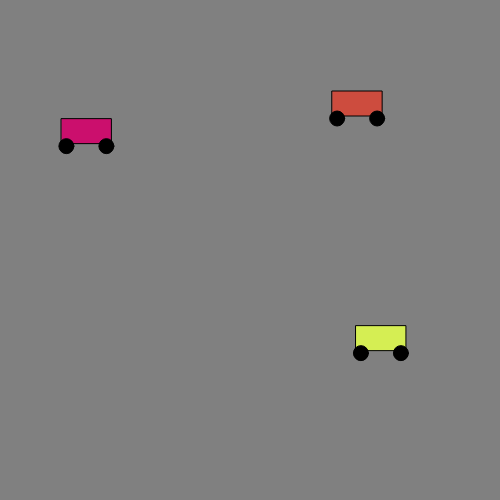
Frame 1 (no input)
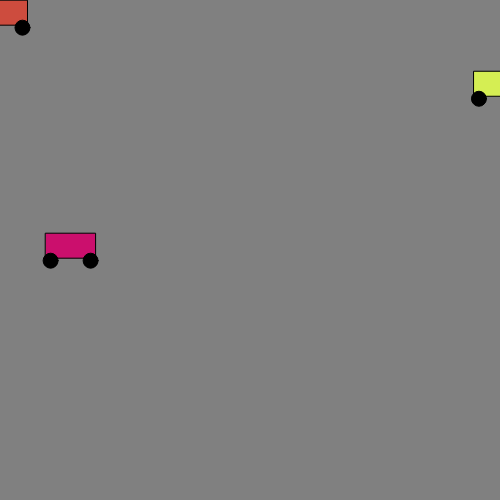
Frame 60 (no input)
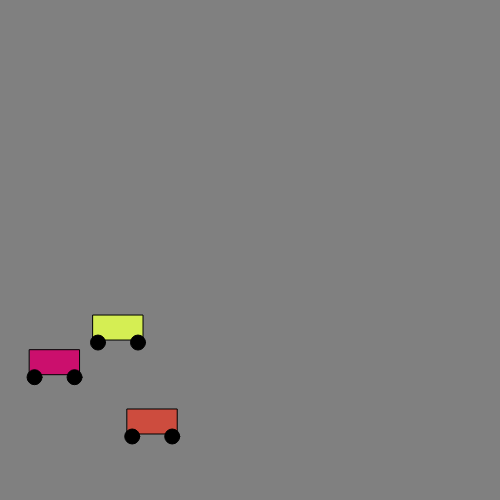
Frame 120 (the mouse pressed at the canvas centre since frame 60)

The p5.js sketch that drew these frames (run headless with seeded random() and noise() and a simulated clock; from frame 60 on, the mouse is pressed at the canvas centre):

// p5.js sketch
// ── sketch.js
let myCar1 ;
let myCar2 ;
let myCar3 ;

function setup() {
  createCanvas(500, 500);
  myCar1 = new Car() ;
  myCar2 = new Car() ;
  myCar3 = new Car() ;
  rectMode(CENTER) ;
}

function draw() {
  background('grey');
  myCar1.display() ;
  myCar2.display() ;
  myCar3.display() ;

  myCar1.move() ;
  myCar2.move() ;
  myCar3.move() ;
}


class Car {

  constructor() {
    // attributes
    this.pos = createVector(random(width), random(height)) ;
    this . vel = createVector(random(-5,5), random(-5,5)) ;
    this.r = random(255);
    this.g = random(255);
    this.b = random(255);
  }

  //methods
  display() {
    fill(this.r, this.g, this.b) ;
    rect(this.pos.x,this.pos.y,50,25);
    fill('black');
    ellipse(this.pos.x-20, this.pos.y+15, 15) ;
    ellipse(this.pos.x+20, this.pos.y+15, 15) ;
  }

move() {
  this.pos.add(this.vel) ;
  if (this.pos.x > width) this.pos.x = 0;
  if (this.pos.x < 0) this.pos.x = width;
  if (this.pos.y > height) this.pos.y = 0;
  if (this.pos.y < 0) this.pos.y = height;


}



}
